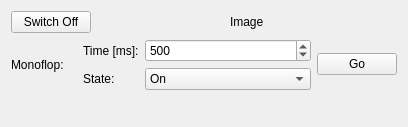
<?xml version="1.0" encoding="UTF-8"?>
<ui version="4.0">
 <class>SolidStateRelayV2</class>
 <widget class="QWidget" name="SolidStateRelayV2">
  <property name="geometry">
   <rect>
    <x>0</x>
    <y>0</y>
    <width>408</width>
    <height>127</height>
   </rect>
  </property>
  <property name="windowTitle">
   <string>Form</string>
  </property>
  <layout class="QVBoxLayout" name="verticalLayout">
   <item>
    <layout class="QVBoxLayout" name="verticalLayout_5">
     <item>
      <layout class="QHBoxLayout" name="horizontalLayout">
       <item>
        <layout class="QVBoxLayout" name="verticalLayout_3">
         <item>
          <widget class="QPushButton" name="ssr_button">
           <property name="text">
            <string>Switch Off</string>
           </property>
          </widget>
         </item>
        </layout>
       </item>
       <item>
        <spacer name="horizontalSpacer">
         <property name="orientation">
          <enum>Qt::Horizontal</enum>
         </property>
         <property name="sizeHint" stdset="0">
          <size>
           <width>40</width>
           <height>20</height>
          </size>
         </property>
        </spacer>
       </item>
       <item>
        <widget class="QLabel" name="ssr_image">
         <property name="sizePolicy">
          <sizepolicy hsizetype="Preferred" vsizetype="Preferred">
           <horstretch>0</horstretch>
           <verstretch>0</verstretch>
          </sizepolicy>
         </property>
         <property name="text">
          <string>Image</string>
         </property>
        </widget>
       </item>
       <item>
        <spacer name="horizontalSpacer_2">
         <property name="orientation">
          <enum>Qt::Horizontal</enum>
         </property>
         <property name="sizeHint" stdset="0">
          <size>
           <width>40</width>
           <height>20</height>
          </size>
         </property>
        </spacer>
       </item>
      </layout>
     </item>
     <item>
      <layout class="QHBoxLayout" name="horizontalLayout_2" stretch="0,0,1,0">
       <item>
        <widget class="QLabel" name="label">
         <property name="text">
          <string>Monoflop:    </string>
         </property>
        </widget>
       </item>
       <item>
        <layout class="QVBoxLayout" name="verticalLayout_6">
         <item>
          <widget class="QLabel" name="label_3">
           <property name="text">
            <string>Time [ms]:</string>
           </property>
          </widget>
         </item>
         <item>
          <widget class="QLabel" name="label_4">
           <property name="text">
            <string>State:</string>
           </property>
          </widget>
         </item>
        </layout>
       </item>
       <item>
        <layout class="QVBoxLayout" name="verticalLayout_7">
         <property name="sizeConstraint">
          <enum>QLayout::SetDefaultConstraint</enum>
         </property>
         <item>
          <widget class="QSpinBox" name="time_spinbox">
           <property name="sizePolicy">
            <sizepolicy hsizetype="Minimum" vsizetype="Preferred">
             <horstretch>1</horstretch>
             <verstretch>0</verstretch>
            </sizepolicy>
           </property>
           <property name="minimum">
            <number>1</number>
           </property>
           <property name="maximum">
            <number>2147483647</number>
           </property>
           <property name="value">
            <number>500</number>
           </property>
          </widget>
         </item>
         <item>
          <widget class="QComboBox" name="state_combobox">
           <property name="sizePolicy">
            <sizepolicy hsizetype="Preferred" vsizetype="Preferred">
             <horstretch>0</horstretch>
             <verstretch>0</verstretch>
            </sizepolicy>
           </property>
           <item>
            <property name="text">
             <string>On</string>
            </property>
           </item>
           <item>
            <property name="text">
             <string>Off</string>
            </property>
           </item>
          </widget>
         </item>
        </layout>
       </item>
       <item>
        <widget class="QPushButton" name="go_button">
         <property name="text">
          <string>Go</string>
         </property>
        </widget>
       </item>
      </layout>
     </item>
    </layout>
   </item>
   <item>
    <spacer name="verticalSpacer_2">
     <property name="orientation">
      <enum>Qt::Vertical</enum>
     </property>
     <property name="sizeHint" stdset="0">
      <size>
       <width>20</width>
       <height>0</height>
      </size>
     </property>
    </spacer>
   </item>
  </layout>
 </widget>
 <resources/>
 <connections/>
</ui>
